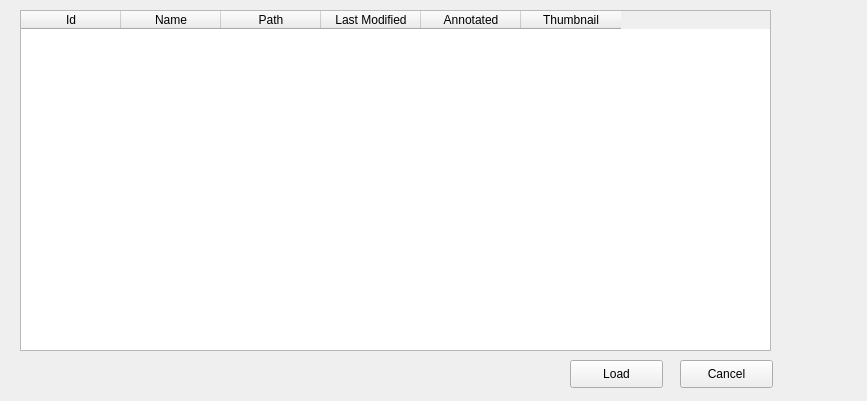
<?xml version="1.0" encoding="UTF-8"?>
<ui version="4.0">
 <class>ImageList</class>
 <widget class="QWidget" name="ImageList">
  <property name="geometry">
   <rect>
    <x>0</x>
    <y>0</y>
    <width>867</width>
    <height>401</height>
   </rect>
  </property>
  <property name="windowTitle">
   <string>Form</string>
  </property>
  <widget class="QTableWidget" name="tableWidget">
   <property name="geometry">
    <rect>
     <x>20</x>
     <y>10</y>
     <width>751</width>
     <height>341</height>
    </rect>
   </property>
   <property name="selectionBehavior">
    <enum>QAbstractItemView::SelectRows</enum>
   </property>
   <column>
    <property name="text">
     <string>Id</string>
    </property>
   </column>
   <column>
    <property name="text">
     <string>Name</string>
    </property>
   </column>
   <column>
    <property name="text">
     <string>Path</string>
    </property>
   </column>
   <column>
    <property name="text">
     <string>Last Modified</string>
    </property>
   </column>
   <column>
    <property name="text">
     <string>Annotated</string>
    </property>
   </column>
   <column>
    <property name="text">
     <string>Thumbnail</string>
    </property>
   </column>
  </widget>
  <widget class="QPushButton" name="cancelButton">
   <property name="geometry">
    <rect>
     <x>680</x>
     <y>360</y>
     <width>93</width>
     <height>28</height>
    </rect>
   </property>
   <property name="text">
    <string>Cancel</string>
   </property>
  </widget>
  <widget class="QPushButton" name="loadButton">
   <property name="geometry">
    <rect>
     <x>570</x>
     <y>360</y>
     <width>93</width>
     <height>28</height>
    </rect>
   </property>
   <property name="text">
    <string>Load</string>
   </property>
  </widget>
 </widget>
 <resources/>
 <connections/>
</ui>
